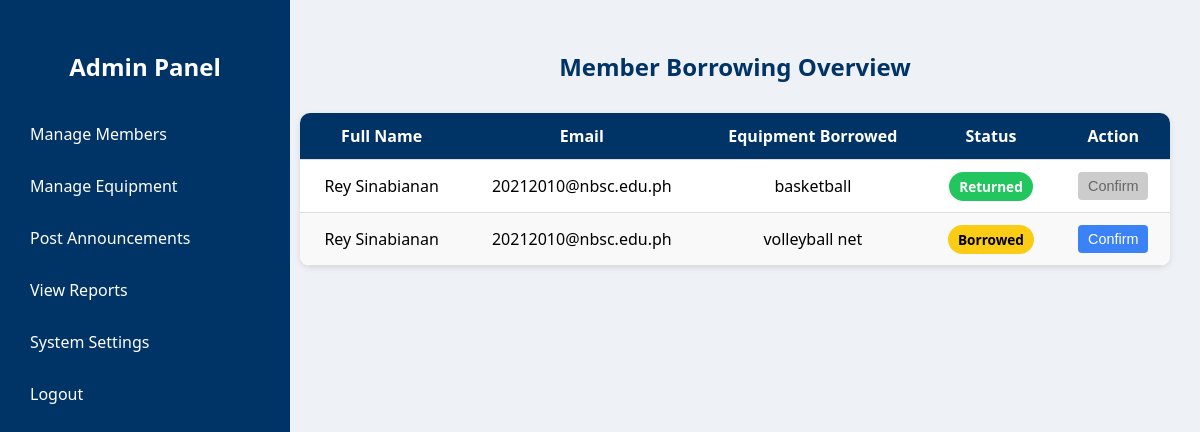
Page /view_reports.php (signed in) on the earlier database version.
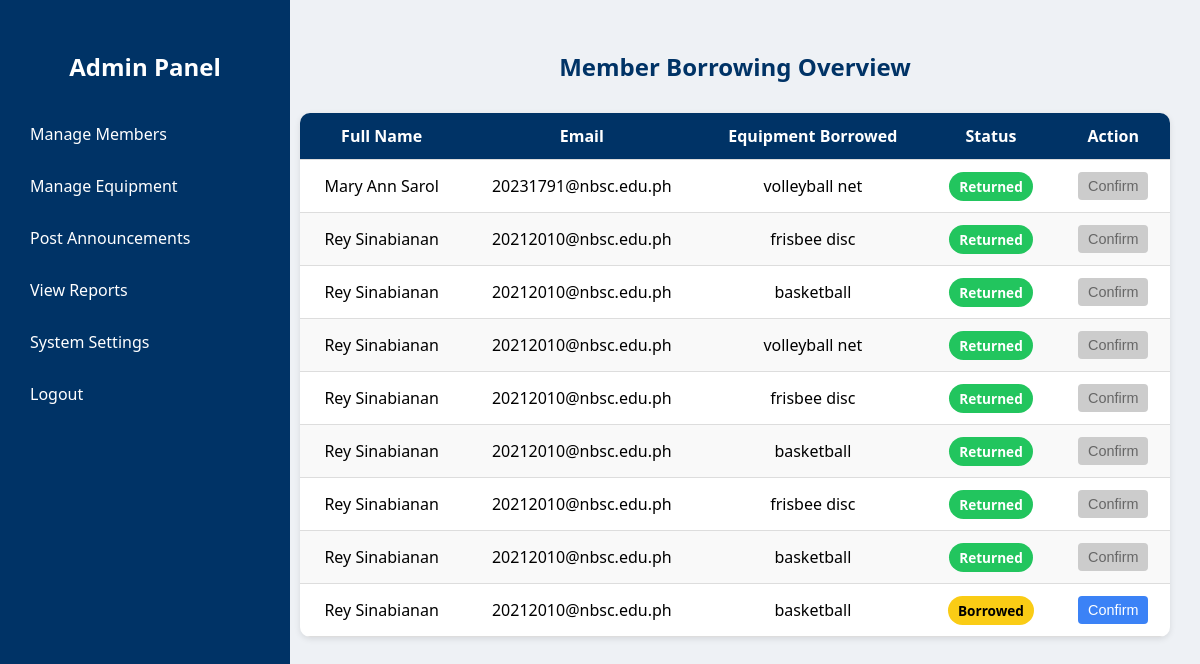
Same page on the later database version.
### tables this page shows
CREATE TABLE `borrow_transactions` (
  `transaction_id` int(11) NOT NULL,
  `member_id` int(11) NOT NULL,
  `equipment_id` int(11) NOT NULL,
  `borrow_date` timestamp NOT NULL DEFAULT current_timestamp(),
  `return_date` datetime DEFAULT NULL,
  `status` enum('borrowed','returned') DEFAULT 'borrowed',
  `returned_date` timestamp NULL DEFAULT NULL
);

CREATE TABLE `members` (
  `member_id` int(11) NOT NULL,
  `user_id` int(11) NOT NULL,
  `full_name` varchar(100) NOT NULL,
  `email` varchar(100) NOT NULL,
  `joined_date` date DEFAULT NULL,
  `password` varchar(255) NOT NULL,
  `role` enum('admin','member') DEFAULT 'member'
);

CREATE TABLE `equipment` (
  `equipment_id` int(11) NOT NULL,
  `name` varchar(100) NOT NULL,
  `quantity` int(11) NOT NULL,
  `status` enum('available','borrowed','maintenance') DEFAULT 'available',
  `stock` int(11) NOT NULL DEFAULT 0
);

### view_reports.php (the view, shortened to what this page needs)
<?php
include 'db_connect.php';
$member_query = "SELECT m.user_id, m.full_name, m.email, b.transaction_id, e.name AS equipment_name, b.status
                 FROM members m
                 JOIN borrow_transactions b ON m.user_id = b.member_id
                 JOIN equipment e ON b.equipment_id = e.equipment_id
                 ORDER BY b.status DESC, m.full_name ASC";
$member_result = $conn->query($member_query);
?>
<!DOCTYPE html>
<html lang="en">
<head>
</head>
<body>
<div class="sidebar">
    <h2><a href="admin_panel.php" style="color:white;">Admin Panel</a></h2>
    <a href="manage_members.php">Manage Members</a>
    <a href="manage_equipment.php">Manage Equipment</a>
    <a href="post_announcements.php">Post Announcements</a>
    <a href="view_reports.php">View Reports</a>
    <a href="settings.php">System Settings</a>
    <a href="logout.php">Logout</a>
</div>
<div class="container">
    <h2>Member Borrowing Overview</h2>
    <table>
        <thead>
            <tr><th>Full Name</th><th>Email</th><th>Equipment Borrowed</th><th>Status</th><th>Action</th></tr>
        </thead>
        <tbody>
            <?php while ($row = $member_result->fetch_assoc()) {
                $status = strtolower(trim($row['status']));
                $is_borrowed = ($status === 'borrowed');
            ?>
                <tr>
                    <td><?php echo htmlspecialchars($row['full_name']); ?></td>
                    <td><?php echo htmlspecialchars($row['email']); ?></td>
                    <td><?php echo htmlspecialchars($row['equipment_name']); ?></td>
                    <td>
                        <span class="badge <?php echo $is_borrowed ? 'borrowed' : 'returned'; ?>">
                            <?php echo ucfirst($status); ?>
                        </span>
                    </td>
                    <td>
                        <form method="POST" style="display: flex; justify-content: center; align-items: center; margin: 0;">
                            <button type="submit" <?php echo !$is_borrowed ? 'disabled title="Already returned"' : ''; ?>>
                                Confirm
                            </button>
                        </form>
                    </td>
                </tr>
            <?php } ?>
        </tbody>
    </table>
</div>
</body>
</html>

Differences in the rows shown:
added borrow_transactions: members.full_name "Mary Ann Sarol", members.email "20231791@nbsc.edu.ph", equipment.name "volleyball net", status "Returned"
added borrow_transactions: members.full_name "Rey Sinabianan", members.email "20212010@nbsc.edu.ph", equipment.name "frisbee disc", status "Returned"
added borrow_transactions: members.full_name "Rey Sinabianan", members.email "20212010@nbsc.edu.ph", equipment.name "basketball", status "Returned"
changed borrow_transactions (number 4 of 9 on the later page): status "Borrowed" → "Returned"; moves up the list
added borrow_transactions: members.full_name "Rey Sinabianan", members.email "20212010@nbsc.edu.ph", equipment.name "frisbee disc", status "Returned"
added borrow_transactions: members.full_name "Rey Sinabianan", members.email "20212010@nbsc.edu.ph", equipment.name "frisbee disc", status "Returned"
added borrow_transactions: members.full_name "Rey Sinabianan", members.email "20212010@nbsc.edu.ph", equipment.name "basketball", status "Returned"
added borrow_transactions: members.full_name "Rey Sinabianan", members.email "20212010@nbsc.edu.ph", equipment.name "basketball", status "Borrowed"
